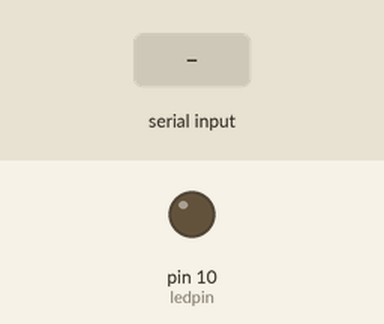
The sketch below on a simulated Arduino Uno, built with avr-gcc and run on an emulated ATmega328P. Shown: output pins drawn as LEDs (lit = HIGH). The inputs (shaded band) are chosen by the test bench.

Above: at 1.2 s.
1.3 s: "90,45\n" received over Serial
At 2.24 s:
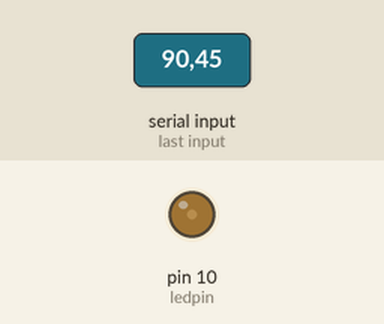
At 5.98 s:
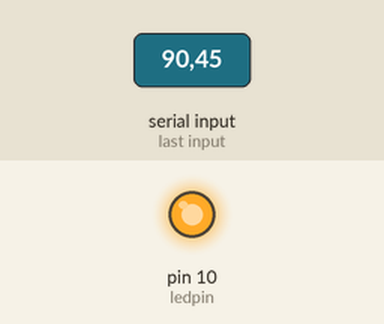
Timing chart, 0 to 13.3 s (numbered marks = the images above; inputs shaded):
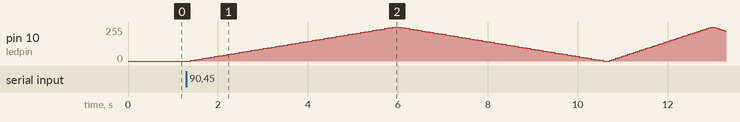

The sketch:

fading_practice.ino
```cpp
int timing;
int ledpin=10;
void setup() {
  // put your setup code here, to run once:
  Serial.begin(9600);
}

void loop() {
  // put your main code here, to run repeatedly:

  if(Serial.available()){
     timing=Serial.parseInt();
     for(int i=0;i<=255;i+=5){
      analogWrite(ledpin,i);
      delay(timing);
      }
     for(int i=255;i>=0;i-=5){
      analogWrite(ledpin,i);
      delay(timing);
      }
    }
}
```
